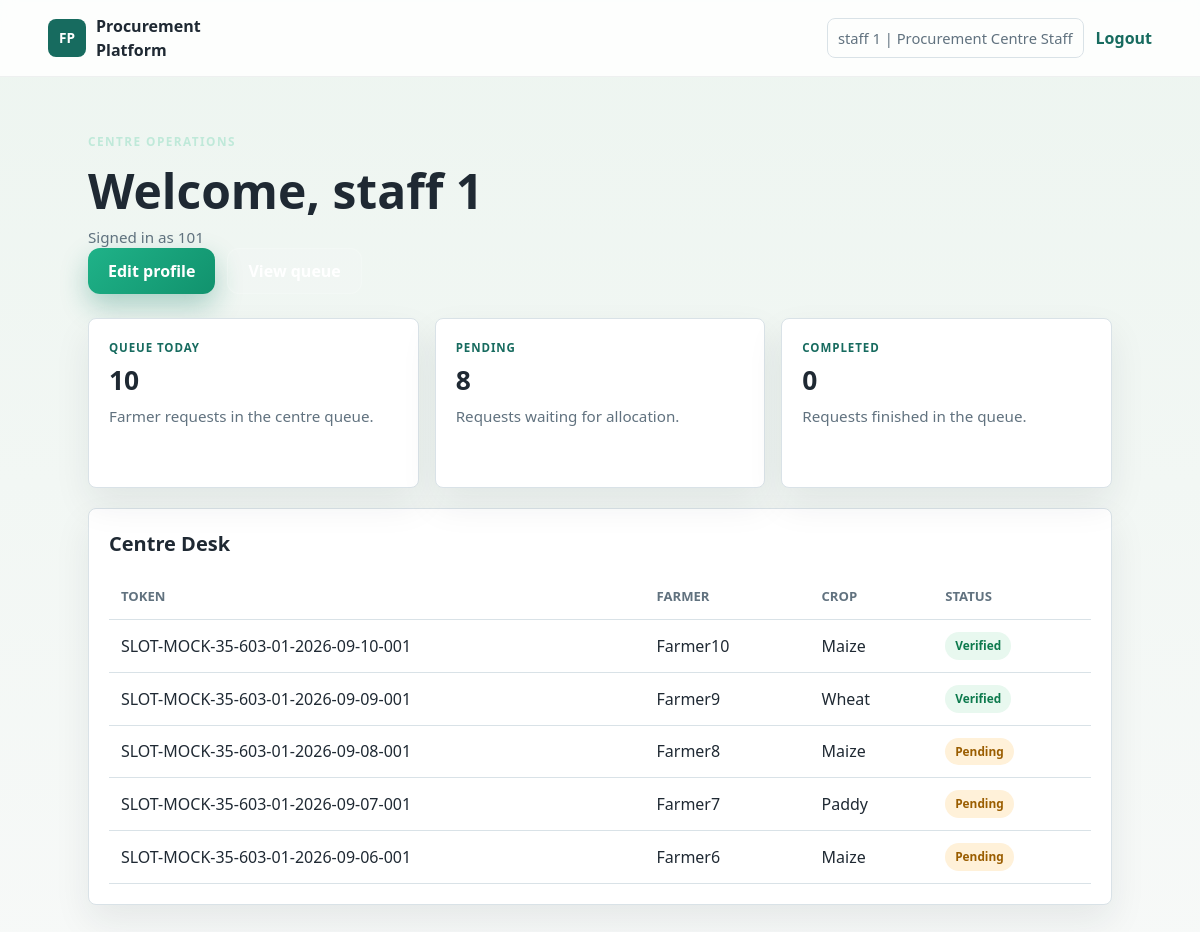
The page /accounts/dashboard/staff/ (signed in) on the database its author committed.
### accounts/models.py (models this page shows, shortened)
class User(AbstractBaseUser, PermissionsMixin):
    class Role(models.TextChoices):
        FARMER = "farmer", "Farmer"
        STAFF = "staff", "Procurement Centre Staff"
        ADMIN = "admin", "Administrator"
    mobile = models.CharField(max_length=15, unique=True)
    first_name = models.CharField(max_length=50, blank=True, default="")
    last_name = models.CharField(max_length=50, blank=True, default="")
    role = models.CharField(max_length=20, choices=Role.choices, default=Role.FARMER)
    is_active = models.BooleanField(default=True)
    is_staff = models.BooleanField(default=False)
    date_joined = models.DateTimeField(default=timezone.now)
    objects = UserManager()
    USERNAME_FIELD = "mobile"
    REQUIRED_FIELDS = []
    @property
    def full_name(self):
        names = [self.first_name, self.last_name]
        return " ".join(part for part in names if part).strip() or self.mobile

### procurement/models.py (models this page shows, shortened)
class TimeStampedModel(models.Model):
    created_at = models.DateTimeField(default=timezone.now)
    updated_at = models.DateTimeField(auto_now=True)
    class Meta:
        abstract = True

class ProcurementRequest(TimeStampedModel):
    class Status(models.TextChoices):
        PENDING = "pending", "Pending"
        ALLOCATED = "allocated", "Allocated"
        VERIFIED = "verified", "Verified"
        COMPLETED = "completed", "Completed"
    farmer = models.ForeignKey(
        settings.AUTH_USER_MODEL,
        on_delete=models.CASCADE,
        related_name="procurement_requests",
    )
    district = models.ForeignKey(
        District,
        on_delete=models.PROTECT,
        related_name="procurement_requests",
        null=True,
        blank=True,
    )
    centre = models.ForeignKey(
        "ProcurementCentre",
        on_delete=models.PROTECT,
        related_name="procurement_requests",
        null=True,
        blank=True,
    )
    crop = models.CharField(max_length=100)
    quantity = models.DecimalField(max_digits=10, decimal_places=2)
    preferred_date = models.DateField()
    ticket_number = models.PositiveIntegerField(null=True, blank=True, db_index=True)
    status = models.CharField(max_length=20, choices=Status.choices, default=Status.PENDING)
    class Meta:
        ordering = ["-created_at"]
        indexes = [models.Index(fields=["status", "preferred_date"])]
        constraints = [
            models.UniqueConstraint(fields=["centre", "preferred_date", "ticket_number"], name="unique_centre_date_ticket"),
        ]
    @property
    def token_number(self):
        if self.ticket_number and self.preferred_date and self.centre_id:
            centre_code = getattr(self.centre, 'code', 'CENTRE')
            return f"SLOT-{centre_code}-{self.preferred_date.isoformat()}-{self.ticket_number:03d}"
        return f"FPR-{self.pk:04d}" if self.pk else "FPR-NEW"

class ProcurementCentre(TimeStampedModel):
    code = models.CharField(max_length=50, unique=True, db_index=True)
    name = models.CharField(max_length=200)
    state = models.ForeignKey(State, on_delete=models.PROTECT, related_name="procurement_centres", null=True, blank=True)
    district = models.ForeignKey(District, on_delete=models.PROTECT, related_name="procurement_centres", null=True, blank=True)
    agency = models.CharField(max_length=150, blank=True, default="")
    crop = models.CharField(max_length=100, blank=True, default="")
    season = models.CharField(max_length=80, blank=True, default="")
    address = models.CharField(max_length=255, blank=True, default="")
    pincode = models.CharField(max_length=10, blank=True, default="")
    latitude = models.DecimalField(max_digits=9, decimal_places=6, null=True, blank=True)
    longitude = models.DecimalField(max_digits=9, decimal_places=6, null=True, blank=True)
    is_active = models.BooleanField(default=True)
    slots_per_day = models.PositiveIntegerField(null=True, blank=True, help_text="If set, maximum tickets per day for this centre. Null = unlimited")
    class Meta:
        ordering = ["state__name", "district__name", "name"]
        indexes = [
            models.Index(fields=["state", "district", "name"]),
            models.Index(fields=["state", "name"]),
            models.Index(fields=["code"]),
            models.Index(fields=["agency", "name"]),
        ]

### accounts/views.py (the view)
# urls.py: path("dashboard/staff/", StaffDashboardView.as_view(), name="staff_dashboard"),
class StaffDashboardView(RoleRequiredMixin, TemplateView):
    required_role = User.Role.STAFF
    template_name = "accounts/staff_dashboard.html"
    def get_context_data(self, **kwargs):
        from django.db.models import Q
        from procurement.models import ProcurementRequest
        context = super().get_context_data(**kwargs)
        try:
            qs = ProcurementRequest.objects.select_related("farmer", "centre")
        except Exception:
            qs = ProcurementRequest.objects.all()
        staff_state = None
        try:
            staff_profile = getattr(self.request.user, "staff_profile", None)
            if staff_profile:
                staff_state = getattr(staff_profile, "state", None)
        except Exception:
            staff_state = None
        if staff_state:
            try:
                qs = qs.filter(Q(centre__state=staff_state) | Q(village__subdistrict__district__state=staff_state))
            except Exception:
                pass
        context["procurement_request_count"] = qs.count()
        context["pending_request_count"] = qs.filter(status=ProcurementRequest.Status.PENDING).count()
        context["completed_request_count"] = qs.filter(status=ProcurementRequest.Status.COMPLETED).count()
        context["recent_bookings"] = qs.order_by("-created_at")[:5]
        return context

### accounts/views.py (called while the page is built)
    def dispatch(self, request, *args, **kwargs):
        if not request.user.is_authenticated:
            return self.handle_no_permission()
        if self.required_role and request.user.role != self.required_role:
            raise PermissionDenied(f"This account is not authorized to access this {self.required_role} portal.")
        return super().dispatch(request, *args, **kwargs)

### templates/accounts/staff_dashboard.html (shortened to what this page needs)
{% extends "base.html" %}
{% block content %}
<section class="dashboard-head" aria-labelledby="dashboard-title">
    <p class="eyebrow">Centre operations</p>
    <h1 id="dashboard-title">Welcome, {{ user.full_name|default:user.mobile }}</h1>
    <p class="dashboard-subtitle">Signed in as {{ user.mobile }}</p>
    <div class="action-row">
        <a class="primary-button" href="{% url 'accounts:staff_profile' %}">Edit profile</a>
        <a class="secondary-button" href="{% url 'procurement:staff_queue' %}">View queue</a>
    </div>
</section>
<section class="metric-grid" aria-label="Centre queue status">
    <article class="metric-card">
        <span class="metric-label">Queue today</span>
        <strong>{{ procurement_request_count|default:0 }}</strong>
        <p>Farmer requests in the centre queue.</p>
    </article>
    <article class="metric-card">
        <span class="metric-label">Pending</span>
        <strong>{{ pending_request_count|default:0 }}</strong>
        <p>Requests waiting for allocation.</p>
    </article>
    <article class="metric-card">
        <span class="metric-label">Completed</span>
        <strong>{{ completed_request_count|default:0 }}</strong>
        <p>Requests finished in the queue.</p>
    </article>
</section>
<section class="work-panel" aria-labelledby="staff-work-title">
    <h2 id="staff-work-title">Centre Desk</h2>
    <div class="table-shell">
        <table>
            <thead>
                <tr>
                    <th scope="col">Token</th>
                    <th scope="col">Farmer</th>
                    <th scope="col">Crop</th>
                    <th scope="col">Status</th>
                </tr>
            </thead>
            <tbody>
                {% if recent_bookings %}
                    {% for booking in recent_bookings %}
                        <tr>
                            <td>{{ booking.token_number }}</td>
                            <td>{{ booking.farmer.full_name|default:booking.farmer.mobile }}</td>
                            <td>{{ booking.crop }}</td>
                            <td><span class="status-chip status-{{ booking.status }}">{{ booking.get_status_display }}</span></td>
                        </tr>
                    {% endfor %}
                {% else %}
                    <tr>
                        <td colspan="4">No centre queue records yet.</td>
                    </tr>
                {% endif %}
            </tbody>
        </table>
    </div>
</section>
{% endblock %}

### templates/base.html (shortened to what this page needs)
{% load static %}
<!doctype html>
<html lang="en">
<head>
    <link rel="stylesheet" href="{% static 'css/app.css' %}">
</head>
<body>
    <header class="topbar">
        <a class="brand" href="{% url 'home' %}">
            <span class="brand-mark">FP</span>
            <span>Procurement Platform</span>
        </a>
        <nav class="nav-actions" aria-label="Primary navigation">
            {% if user.is_authenticated %}
                <span class="user-pill">{{ user.full_name|default:user.mobile }} | {{ user.get_role_display }}</span>
                <form action="{% url 'accounts:logout' %}" method="post" class="logout-form">
                    <button type="submit" class="text-button">Logout</button>
                </form>
            {% else %}
                <a href="{% url 'accounts:farmer_login' %}">Farmer Login</a>
                <a class="nav-button" href="{% url 'accounts:farmer_register' %}">Register as Farmer</a>
            {% endif %}
        </nav>
    </header>
    <main class="page-shell">
        {% block content %}{% endblock %}
    </main>
</body>
</html>

### rows shown on the page
User: full_name "staff 1", role "Procurement Centre Staff", mobile "101"
ProcurementRequest: token_number "SLOT-MOCK-35-603-01-2026-09-10-001", farmer.full_name "Farmer10", crop "Maize", status "Verified"
ProcurementRequest: token_number "SLOT-MOCK-35-603-01-2026-09-09-001", farmer.full_name "Farmer9", crop "Wheat", status "Verified"
ProcurementRequest: token_number "SLOT-MOCK-35-603-01-2026-09-08-001", farmer.full_name "Farmer8", crop "Maize", status "Pending"
ProcurementRequest: token_number "SLOT-MOCK-35-603-01-2026-09-07-001", farmer.full_name "Farmer7", crop "Paddy", status "Pending"
ProcurementRequest: token_number "SLOT-MOCK-35-603-01-2026-09-06-001", farmer.full_name "Farmer6", crop "Maize", status "Pending"

### other values the page prints
{{ procurement_request_count|default:0 }} "10"
{{ pending_request_count|default:0 }} "8"
{{ completed_request_count|default:0 }} "0"
